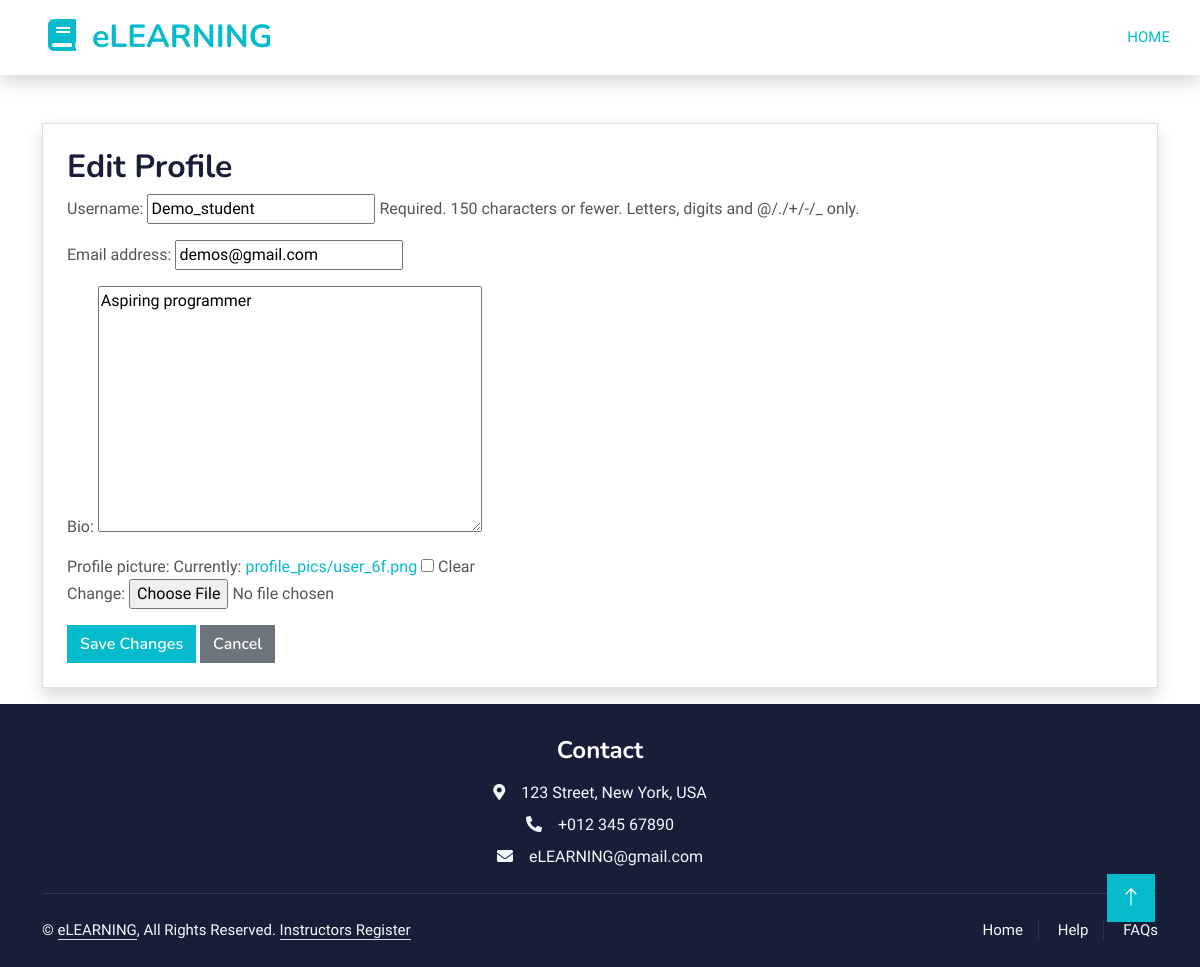
The app's page /students/profile/edit/ (signed in) with its own data.
### accounts_app/models.py (models this page shows, shortened)
class CustomUser(AbstractUser):
    USER_TYPE_CHOICES = (
        ('student', 'Student'),
        ('instructor', 'Instructor'),
    )
    user_type = models.CharField(max_length=10, choices=USER_TYPE_CHOICES, default='student')
    bio = models.TextField(blank=True, null=True)
    profile_picture = models.ImageField(upload_to='profile_pics/', blank=True, null=True)

### students_app/views.py (the view)
# urls.py: path('profile/edit/', views.edit_profile, name='edit_profile'),
@login_required
def edit_profile(request):
    if request.method == 'POST':
        form = EditProfileForm(request.POST, request.FILES, instance=request.user)
        if form.is_valid():
            form.save()
            return redirect('profile')  # after save, redirect to profile page
    else:
        form = EditProfileForm(instance=request.user)
    return render(request, 'students_app/edit_profile.html', {'form': form})

### students_app/forms.py
class EditProfileForm(forms.ModelForm):
    class Meta:
        model = User
        fields = ['username', 'email', 'bio', 'profile_picture']

### students_app/templates/students_app/edit_profile.html (shortened to what this page needs)
<!DOCTYPE html>
<html lang="en">
{% extends 'courses_app/layout.html' %}
{% block navbar %}
<div class="navbar-nav ms-auto p-4 p-lg-0">
    {% if user.user_type == 'instructor' %}
        <a href="{% url 'instructors_dashboard' %}" class="nav-item nav-link active">Home</a>
    {% else %}
        <a href="{% url 'students_dashboard' %}" class="nav-item nav-link active">Home</a>
    {% endif %}
</div>
{% endblock %}
{% block content %}
<div class="container mt-5">
    <div class="card p-4 shadow">
        <h2>Edit Profile</h2>
        <form method="POST" enctype="multipart/form-data">
            {{ form.as_p }}
            <button type="submit" class="btn btn-primary">Save Changes</button>
            <a href="{% url 'profile' %}" class="btn btn-secondary">Cancel</a>
        </form>
    </div>
</div>
{% endblock %}

### courses_app/static/css/style.css (style rules this page uses)
:root { --primary: #06BBCC; --light: #F0FBFC; --dark: #181d38; }
.btn { font-family: 'Nunito', sans-serif; font-weight: 600; transition: .5s; }
.btn.btn-primary, .btn.btn-secondary { color: #FFFFFF; }
.navbar-light .navbar-nav .nav-link { margin-right: 30px; padding: 25px 0; color: #FFFFFF; font-size: 15px; text-transform: uppercase; outline: none; }
.navbar-light .navbar-nav .nav-link:hover, .navbar-light .navbar-nav .nav-link.active { color: var(--primary); }
.navbar-light .navbar-nav .nav-link { color: var(--dark); font-weight: 500; }

### records on screen
CustomUser: username "Demo_student", email "demos@gmail.com", bio "Aspiring programmer"
